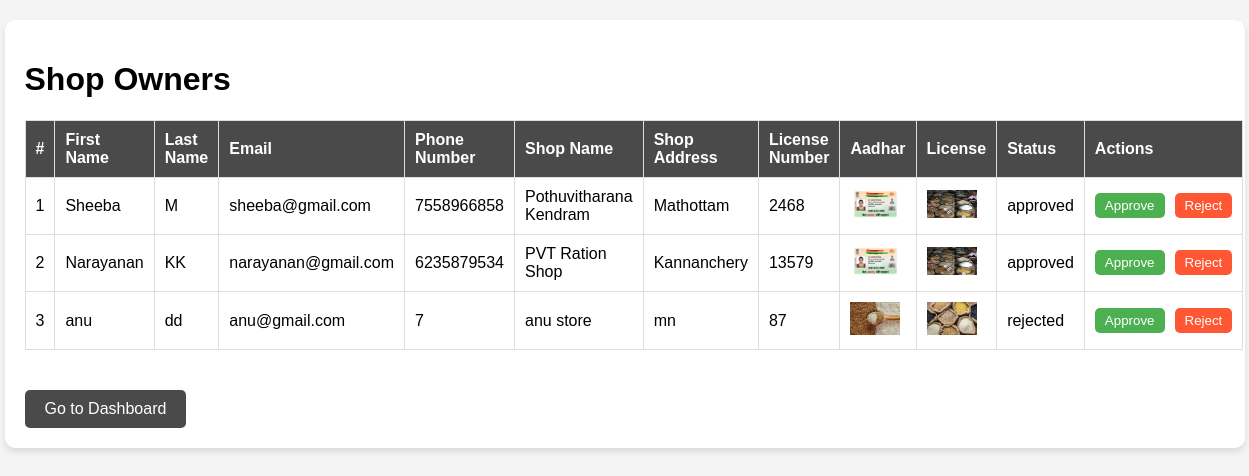
The app's page /shop-owners/ with its own data.
### ration_app/models.py (models this page shows, shortened)
class ShopOwnerDetails(models.Model):
    user = models.OneToOneField(settings.AUTH_USER_MODEL, on_delete=models.CASCADE)
    first_name = models.CharField(max_length=50)
    last_name = models.CharField(max_length=50)
    email = models.EmailField()
    phone_number = models.CharField(max_length=15)
    aadhar_image = models.ImageField(upload_to='aadhar_images/')
    shop_name = models.CharField(max_length=100)
    shop_address = models.TextField()
    shop_license_number = models.CharField(max_length=50)
    license_image = models.ImageField(upload_to='license_images/')
    status = models.CharField(max_length=20, default='pending')

### ration_app/views.py (the view)
# urls.py: path('shop-owners/', views.shop_owner_list, name='shop_owner_list'),
def shop_owner_list(request):
    shop_owners = ShopOwnerDetails.objects.all()
    return render(request, 'shop_owners.html', {'shop_owners': shop_owners})

### templates/shop_owners.html (shortened to what this page needs)
<!DOCTYPE html>
<html lang="en">
<head>
    <link rel="stylesheet" href="https://cdnjs.cloudflare.com/ajax/libs/font-awesome/5.15.4/css/all.min.css">
</head>
<body>
    <div class="container">
        <h1>Shop Owners</h1>
        <table>
            <thead>
                <tr>
                    <th>#</th>
                    <th>First Name</th>
                    <th>Last Name</th>
                    <th>Email</th>
                    <th>Phone Number</th>
                    <th>Shop Name</th>
                    <th>Shop Address</th>
                    <th>License Number</th>
                    <th>Aadhar</th>
                    <th>License</th>
                    <th>Status</th>
                    <th>Actions</th>
                </tr>
            </thead>
            <tbody>
                {% for owner in shop_owners %}
                <tr>
                    <td>{{ forloop.counter }}</td>
                    <td>{{ owner.first_name }}</td>
                    <td>{{ owner.last_name }}</td>
                    <td>{{ owner.email }}</td>
                    <td>{{ owner.phone_number }}</td>
                    <td>{{ owner.shop_name }}</td>
                    <td>{{ owner.shop_address }}</td>
                    <td>{{ owner.shop_license_number }}</td>
                    <td><img src="{{ owner.aadhar_image.url }}" alt="Aadhar" width="50"></td>
                    <td><img src="{{ owner.license_image.url }}" alt="License" width="50"></td>
                    <td>{{ owner.status }}</td>
                    <td>
                        <div class="actions">
                            <a href="{% url 'approve_owner' owner.id %}">
                                <button class="btn approve-btn">Approve</button>
                            </a>
                            <a href="{% url 'reject_owner' owner.id %}">
                                <button class="btn reject-btn">Reject</button>
                            </a>
                        </div>
                    </td>
                </tr>
                {% empty %}
                <tr>
                    <td colspan="12">No shop owners found.</td>
                </tr>
                {% endfor %}
            </tbody>
        </table>
         <a href="{% url 'admin_dashboard' %}" class="dashboard-btn">Go to Dashboard</a>
    </div>
</body>
</html>

### templates/shop_owners.html (style rules this page uses)
body { font-family: Arial, sans-serif; margin: 0; padding: 0; background-color: #f4f4f4; }
.container { max-width: 1200px; margin: 20px auto; padding: 20px; background: white; border-radius: 10px; box-shadow: 0px 4px 6px rgba(0, 0, 0, 0.1); }
table { width: 100%; border-collapse: collapse; margin-bottom: 20px; }
th, td { padding: 10px; text-align: left; border: 1px solid #ddd; }
th { background-color: #4A4A4A; color: white; }
.actions { display: flex; justify-content: center; gap: 10px; }
.btn { padding: 5px 10px; border: none; border-radius: 5px; cursor: pointer; }
.approve-btn { background-color: #4CAF50; color: white; }
.reject-btn { background-color: #FF5733; color: white; }
.dashboard-btn { background-color: #4A4A4A; color: white; padding: 10px 20px; border-radius: 5px; text-decoration: none; display: inline-block; margin-top: 20px; font-size: 16px; }

### records on screen
ShopOwnerDetails: first_name "Sheeba", last_name "M", email "sheeba@gmail.com", phone_number "7558966858", shop_name "Pothuvitharana Kendram", shop_address "Mathottam", shop_license_number "2468", aadhar_image (picture), license_image (picture), status "approved"
ShopOwnerDetails: first_name "Narayanan", last_name "KK", email "narayanan@gmail.com", phone_number "6235879534", shop_name "PVT Ration Shop", shop_address "Kannanchery", shop_license_number "13579", aadhar_image (picture), license_image (picture), status "approved"
ShopOwnerDetails: first_name "anu", last_name "dd", email "anu@gmail.com", phone_number "7", shop_name "anu store", shop_address "mn", shop_license_number "87", aadhar_image (picture), license_image (picture), status "rejected"
